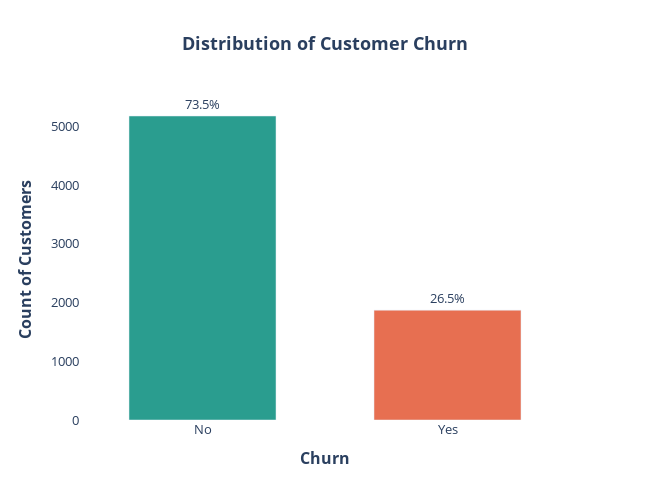

Notebook source saved alongside this figure:
### Markdown cell above
## <b>1.Churn Distribution</b>

### Code cell
# Compute churn counts
churn_counts = df['Churn'].value_counts().reset_index()
churn_counts.columns = ['Churn', 'Count']
churn_counts['Percent'] = (churn_counts['Count'] / churn_counts['Count'].sum()) * 100

# Create Plotly bar chart
fig = px.bar(
    churn_counts,
    x='Churn',
    y='Count',
    text=churn_counts['Percent'].apply(lambda x: f"{x:.1f}%"),
    color='Churn',
    color_discrete_map={'Yes': '#E76F51',  
             'No':  '#2A9D8F'},
    title="<b>Distribution of Customer Churn</b>"
)

fig.update_traces(textposition='outside')
fig.update_layout(
    width=650,
    height=500,
    title_x=0.5,
    xaxis_title='<b>Churn</b>',
    yaxis_title='<b>Count of Customers</b>',
    showlegend=False,
    bargap=0.4,
    plot_bgcolor='white',
    font=dict(size=13)
)

fig.show()
churn_rate = (df['Churn'] == 'Yes').mean() * 100
print(f"\nChurn Rate: {churn_rate:.2f}%")

### Figure 1 — Plotly figure (JSON) as saved in the notebook; plotly's stock layout.template omitted (floating-point values rounded to 4 significant figures)
{"data": [{"hovertemplate": "Churn=%{x}<br>Count=%{y}<br>text=%{text}<extra></extra>", "legendgroup": "No", "marker": {"color": "#2A9D8F", "pattern": {"shape": ""}}, "name": "No", "orientation": "v", "showlegend": true, "text": ["73.5%"], "textposition": "outside", "type": "bar", "x": ["No"], "xaxis": "x", "y": [5174], "yaxis": "y"}, {"hovertemplate": "Churn=%{x}<br>Count=%{y}<br>text=%{text}<extra></extra>", "legendgroup": "Yes", "marker": {"color": "#E76F51", "pattern": {"shape": ""}}, "name": "Yes", "orientation": "v", "showlegend": true, "text": ["26.5%"], "textposition": "outside", "type": "bar", "x": ["Yes"], "xaxis": "x", "y": [1869], "yaxis": "y"}], "layout": {"bargap": 0.4, "barmode": "relative", "font": {"size": 13}, "height": 500, "legend": {"title": {"text": "Churn"}, "tracegroupgap": 0}, "plot_bgcolor": "white", "showlegend": false, "title": {"text": "<b>Distribution of Customer Churn</b>", "x": 0.5}, "width": 650, "xaxis": {"anchor": "y", "categoryarray": ["No", "Yes"], "categoryorder": "array", "domain": [0, 1], "title": {"text": "<b>Churn</b>"}}, "yaxis": {"anchor": "x", "domain": [0, 1], "title": {"text": "<b>Count of Customers</b>"}}}}
